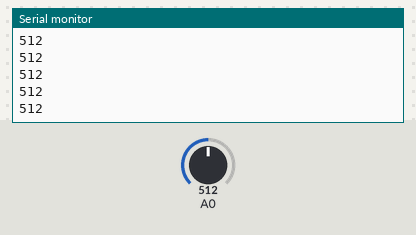
Bench run of a sketch on a simulated Arduino Uno, built with avr-gcc and run on an emulated ATmega328P. Parts: the last lines printed to the serial monitor. The test bench sets the inputs (shaded band); at power-on: A0 = 512.

Above: at 1.2 s.
1.3 s: A0 set to 716
At 1.56 s:
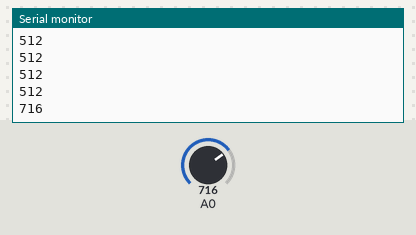
2.8 s: A0 set to 900
At 2.96 s:
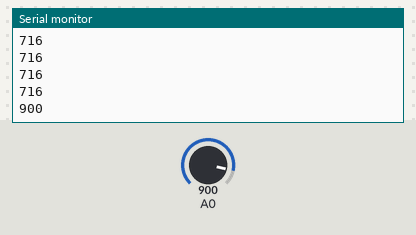
Timing chart, 0 to 5.8 s (numbered marks = the images above; inputs shaded):
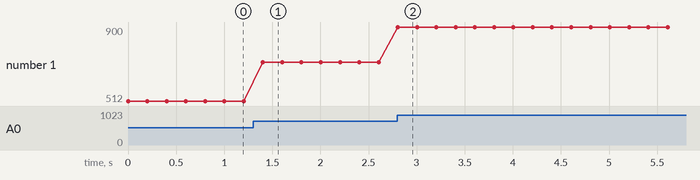

The sketch:

ledtest.ino
```cpp
// ledtest.ino

void setup() {
    pinMode(A0, INPUT);
    Serial.begin(9600);
}

void loop() {
    Serial.println(analogRead(A0));
    delay(200);
}
```

Measured:
- after the input at 1.3 s, the serial monitor: prints a new line after 0.10 s (image 1)
- after the input at 2.8 s, the serial monitor: prints a new line at once (image 2)
- plotted number 1: 512 → 716 after the input at 1.3 s, 716 → 900 after the input at 2.8 s
